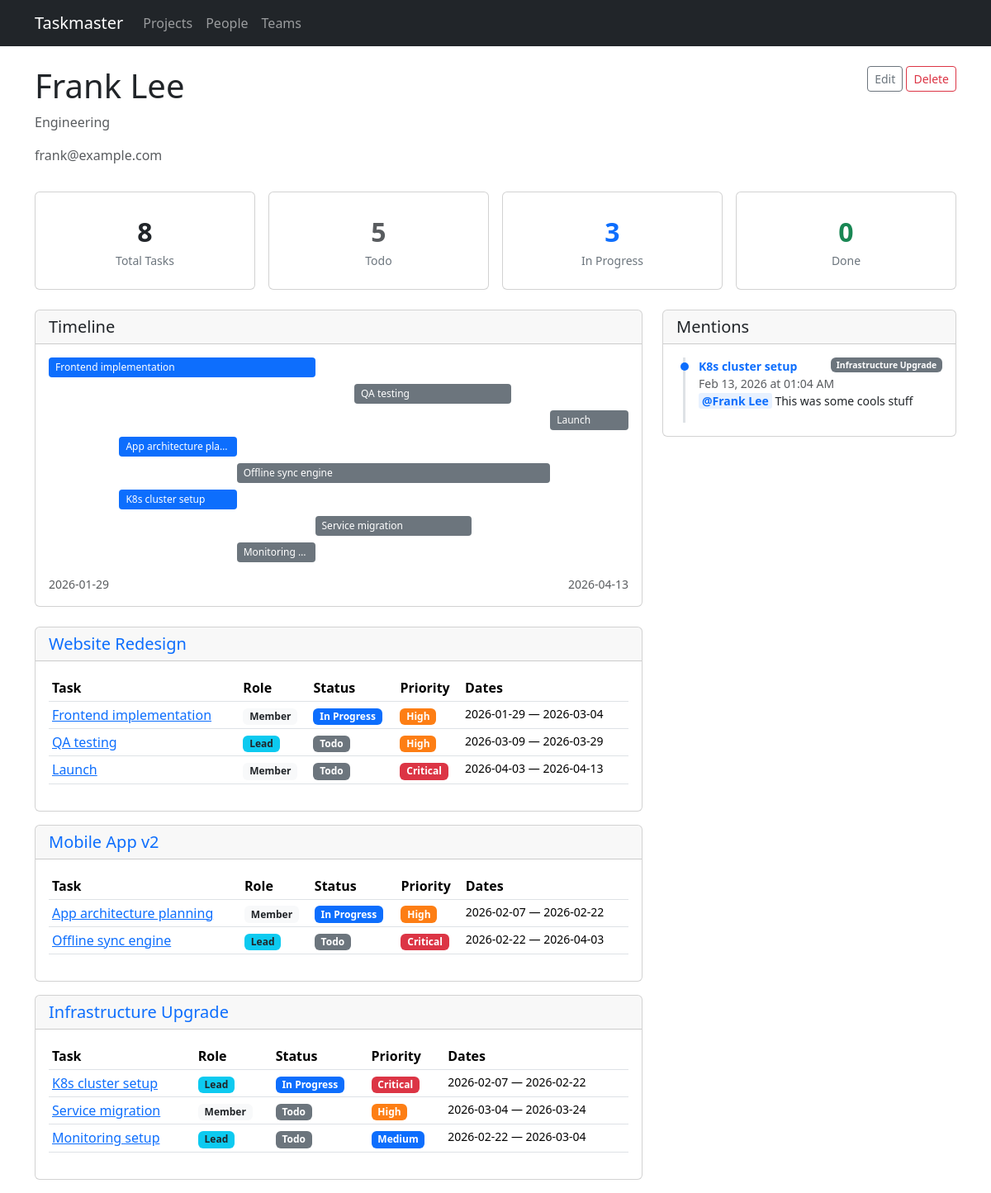
The page /people/6 on the database as committed earlier.
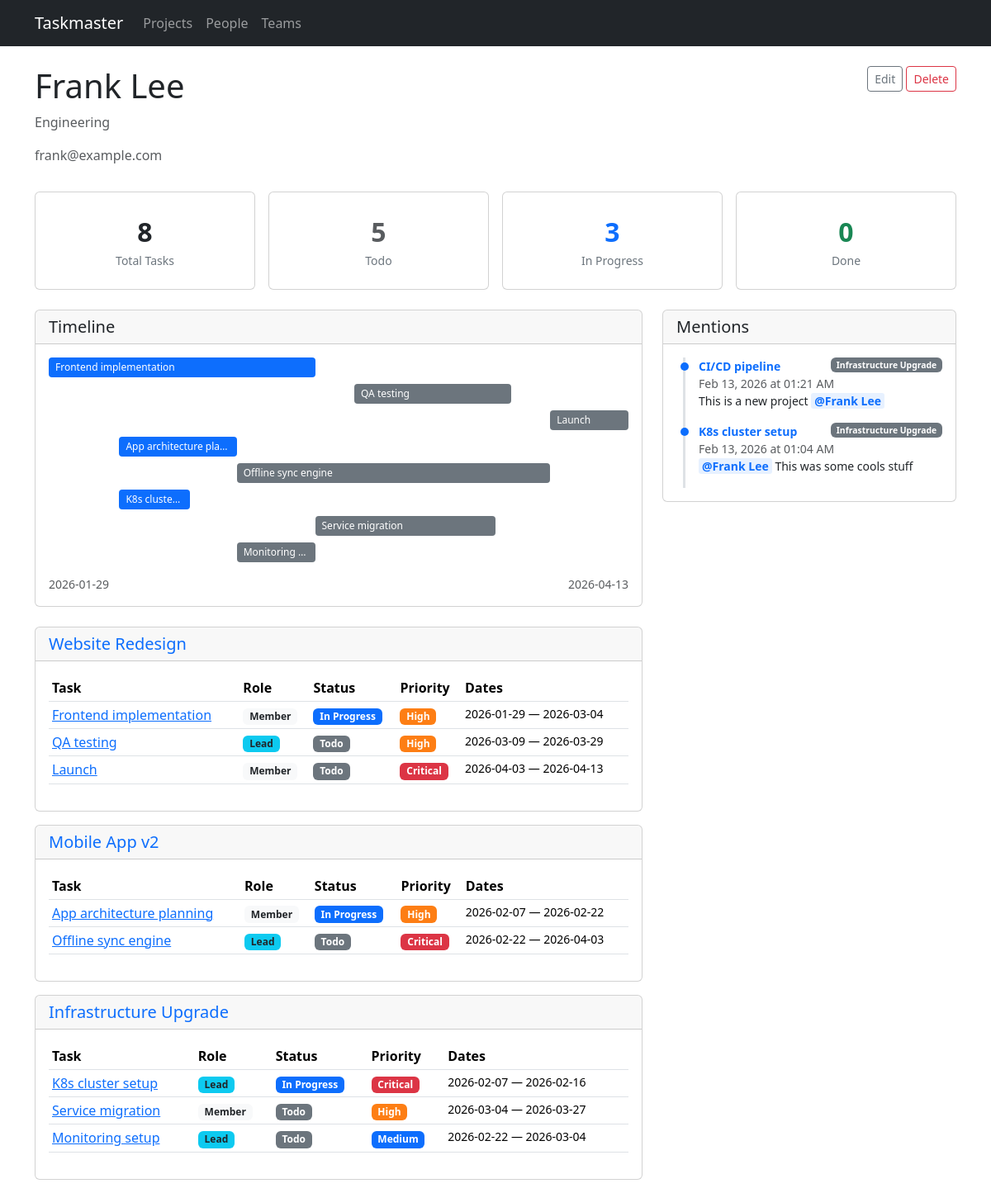
The same page on the database as committed later.
### models.py (models this page shows, shortened)
class Task(db.Model):
    id = db.Column(db.Integer, primary_key=True)
    title = db.Column(db.String(200), nullable=False)
    description = db.Column(db.Text)
    project_id = db.Column(db.Integer, db.ForeignKey('project.id'), nullable=False)
    start_date = db.Column(db.Date, nullable=False)
    end_date = db.Column(db.Date, nullable=False)
    status = db.Column(db.String(20), default='todo')  # todo, in_progress, done
    priority = db.Column(db.String(20), default='medium')  # low, medium, high, critical
    assignments = db.relationship('TaskAssignment', backref='task', lazy=True,
                                   cascade='all, delete-orphan')
    tags = db.relationship('Tag', secondary=task_tags, backref=db.backref('tasks', lazy=True))
    status_updates = db.relationship('StatusUpdate', backref='task', lazy=True,
                                     order_by='StatusUpdate.created_at.desc()',
                                     cascade='all, delete-orphan')
    dependencies = db.relationship(
        'Task',
        secondary='task_dependency',
        primaryjoin='Task.id == TaskDependency.task_id',
        secondaryjoin='Task.id == TaskDependency.depends_on_id',
        backref=db.backref('dependents', lazy=True),
        lazy=True,
    )
    @property
    def lead(self):
        for a in self.assignments:
            if a.is_lead:
                return a.person
        return None

class Project(db.Model):
    id = db.Column(db.Integer, primary_key=True)
    name = db.Column(db.String(200), nullable=False)
    description = db.Column(db.Text)
    start_date = db.Column(db.Date)
    end_date = db.Column(db.Date)
    status = db.Column(db.String(20), default='active')  # active, completed, on_hold
    tasks = db.relationship('Task', backref='project', lazy=True, cascade='all, delete-orphan')

class StatusUpdate(db.Model):
    id = db.Column(db.Integer, primary_key=True)
    task_id = db.Column(db.Integer, db.ForeignKey('task.id'), nullable=False)
    content = db.Column(db.Text, nullable=False)
    created_at = db.Column(db.DateTime, default=datetime.utcnow)
    mentions = db.relationship('Person', secondary=status_update_mentions,
                               backref=db.backref('mentioned_in', lazy=True))

class Person(db.Model):
    id = db.Column(db.Integer, primary_key=True)
    name = db.Column(db.String(120), nullable=False)
    email = db.Column(db.String(120))
    team_id = db.Column(db.Integer, db.ForeignKey('team.id'))
    assignments = db.relationship('TaskAssignment', backref='person', lazy=True)

### routes/people.py (the view)
@bp.route('/people/<int:id>')
def detail(id):
    person = Person.query.get_or_404(id)
    person_tasks = [a.task for a in person.assignments]
    tasks_by_project = {}
    for task in person_tasks:
        proj = task.project
        if proj.id not in tasks_by_project:
            tasks_by_project[proj.id] = {'project': proj, 'tasks': []}
        tasks_by_project[proj.id]['tasks'].append(task)
    mentioned_updates = StatusUpdate.query.filter(
        StatusUpdate.mentions.any(id=person.id)
    ).order_by(StatusUpdate.created_at.desc()).all()
    return render_template('people/detail.html', person=person,
                           person_tasks=person_tasks,
                           tasks_by_project=tasks_by_project,
                           mentioned_updates=mentioned_updates)

### templates/people/detail.html (shortened to what the changed rows need)
{% extends "base.html" %}
{% block content %}
<div class="d-flex justify-content-between align-items-start mb-3">
    <div>
        <h1>{{ person.name }}</h1>
    </div>
</div>
{% set total = person_tasks|length %}
{% set todo = person_tasks|selectattr('status', 'equalto', 'todo')|list|length %}
{% set in_prog = person_tasks|selectattr('status', 'equalto', 'in_progress')|list|length %}
{% set done_count = person_tasks|selectattr('status', 'equalto', 'done')|list|length %}
<div class="row g-4">
<div class="col-lg-8">
    {% if person_tasks %}
    <div class="card mb-4">
        <div class="card-header"><h5 class="mb-0">Timeline</h5></div>
        <div class="card-body">
            {% set all_tasks = person_tasks %}
            {% set min_date = all_tasks|map(attribute='start_date')|min %}
            {% set max_date = all_tasks|map(attribute='end_date')|max %}
            {% set total_days = (max_date - min_date).days if max_date != min_date else 1 %}
            <div style="position: relative; min-height: {{ all_tasks|length * 32 }}px;">
                {% for task in all_tasks %}
                {% set offset_days = (task.start_date - min_date).days %}
                {% set duration_days = (task.end_date - task.start_date).days %}
                {% set left_pct = (offset_days / total_days * 100) %}
                {% set width_pct = (duration_days / total_days * 100) %}
                <div class="timeline-bar badge-{{ task.status }}"
                     style="position: absolute; top: {{ loop.index0 * 32 }}px; left: {{ left_pct }}%; width: {{ [width_pct, 5]|max }}%;"
                     title="{{ task.title }} ({{ task.start_date }} to {{ task.end_date }})">
                    <a href="{{ url_for('tasks.detail', id=task.id) }}" class="text-white text-decoration-none">{{ task.title }}</a>
                </div>
                {% endfor %}
            </div>
            <div class="d-flex justify-content-between mt-2 small text-muted">
                <span>{{ min_date }}</span>
                <span>{{ max_date }}</span>
            </div>
        </div>
    </div>
    {% endif %}
    {% if tasks_by_project %}
    {% for proj_id, group in tasks_by_project.items() %}
    <div class="card mb-3">
        <div class="card-header">
            <h5 class="mb-0">
                <a href="{{ url_for('projects.detail', id=group.project.id) }}" class="text-decoration-none">
                    {{ group.project.name }}
                </a>
            </h5>
        </div>
        <div class="card-body">
            <div class="table-responsive">
                <table class="table table-hover table-sm">
                    <thead>
                        <tr><th>Task</th><th>Role</th><th>Status</th><th>Priority</th><th>Dates</th></tr>
                    </thead>
                    <tbody>
                        {% for task in group.tasks %}
                        <tr>
                            <td><a href="{{ url_for('tasks.detail', id=task.id) }}">{{ task.title }}</a></td>
                            <td>
                                {% if task.lead and task.lead.id == person.id %}
                                <span class="badge bg-info text-dark">Lead</span>
                                {% else %}
                                <span class="badge bg-light text-dark">Member</span>
                                {% endif %}
                            </td>
                            <td><span class="badge badge-{{ task.status }}">{{ task.status | replace('_', ' ') | title }}</span></td>
                            <td><span class="badge badge-{{ task.priority }}">{{ task.priority | title }}</span></td>
                            <td class="small">{{ task.start_date }} &mdash; {{ task.end_date }}</td>
                        </tr>
                        {% endfor %}
                    </tbody>
                </table>
            </div>
        </div>
    </div>
    {% endfor %}
    {% else %}
    <div class="text-center py-5">
        <p class="text-muted">No tasks assigned to this person yet.</p>
    </div>
    {% endif %}
</div>
<div class="col-lg-4">
    <div class="card" style="position: sticky; top: 1rem;">
        <div class="card-body" style="max-height: 80vh; overflow-y: auto;">
            {% if mentioned_updates %}
            <div class="status-timeline">
                {% for update in mentioned_updates %}
                <div class="update-item">
                    <div class="d-flex justify-content-between align-items-start">
                        <a href="{{ url_for('tasks.detail', id=update.task.id) }}" class="fw-semibold small text-decoration-none">{{ update.task.title }}</a>
                        <span class="badge bg-secondary" style="font-size:0.65em">{{ update.task.project.name }}</span>
                    </div>
                    <div class="text-muted small">{{ update.created_at.strftime('%b %d, %Y at %I:%M %p') }}</div>
                    <div class="small">{{ update.content|render_mentions }}</div>
                </div>
                {% endfor %}
            </div>
            {% else %}
            <p class="text-muted mb-0 small">No mentions yet. Use @"{{ person.name }}" in status updates to tag this person.</p>
            {% endif %}
        </div>
    </div>
</div>
</div>
{% endblock %}

Rows that differ between the two databases and show on the page:
changed Task "K8s cluster setup": title "K8s cluster setup" → "K8s cluste…"; end_date "2026-02-22" → "2026-02-16"
changed Task "Service migration": end_date "2026-03-24" → "2026-03-27"
added StatusUpdate: task "CI/CD pipeline", task.project.name "Infrastructure Upgrade", created_at "Feb 13, 2026 at 01:21 AM", content|render_mentions "This is a new project @Frank Lee"
